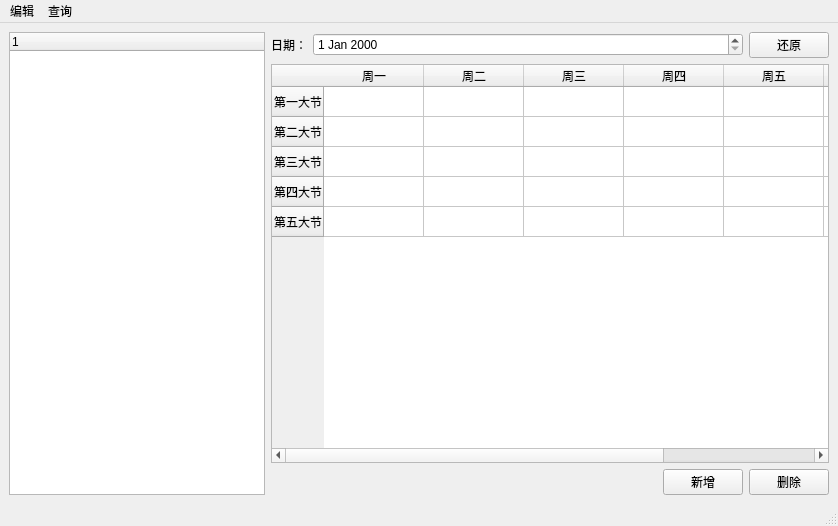
<?xml version="1.0" encoding="UTF-8"?>
<ui version="4.0">
 <class>MathLabClass</class>
 <widget class="QMainWindow" name="MathLabClass">
  <property name="geometry">
   <rect>
    <x>0</x>
    <y>0</y>
    <width>838</width>
    <height>526</height>
   </rect>
  </property>
  <property name="windowTitle">
   <string>大学数学实验管理</string>
  </property>
  <property name="windowIcon">
   <iconset>
    <normaloff>:/EmitCrash/lab.png</normaloff>:/EmitCrash/lab.png</iconset>
  </property>
  <widget class="QWidget" name="centralwidget">
   <layout class="QGridLayout" name="gridLayout" columnstretch="0,0,1,0,0">
    <item row="0" column="0" rowspan="3">
     <widget class="QTreeWidget" name="treeWidget_Class">
      <column>
       <property name="text">
        <string notr="true">1</string>
       </property>
      </column>
     </widget>
    </item>
    <item row="0" column="1">
     <widget class="QLabel" name="label_date">
      <property name="text">
       <string>日期：</string>
      </property>
     </widget>
    </item>
    <item row="0" column="2" colspan="2">
     <widget class="QDateEdit" name="dateEdit"/>
    </item>
    <item row="0" column="4">
     <widget class="QPushButton" name="pushButton_resetDate">
      <property name="text">
       <string>还原</string>
      </property>
     </widget>
    </item>
    <item row="1" column="1" colspan="4">
     <widget class="QTableWidget" name="tableWidget_MathClass">
      <row>
       <property name="text">
        <string>第一大节</string>
       </property>
      </row>
      <row>
       <property name="text">
        <string>第二大节</string>
       </property>
      </row>
      <row>
       <property name="text">
        <string>第三大节</string>
       </property>
      </row>
      <row>
       <property name="text">
        <string>第四大节</string>
       </property>
      </row>
      <row>
       <property name="text">
        <string>第五大节</string>
       </property>
      </row>
      <column>
       <property name="text">
        <string>周一</string>
       </property>
      </column>
      <column>
       <property name="text">
        <string>周二</string>
       </property>
      </column>
      <column>
       <property name="text">
        <string>周三</string>
       </property>
      </column>
      <column>
       <property name="text">
        <string>周四</string>
       </property>
      </column>
      <column>
       <property name="text">
        <string>周五</string>
       </property>
      </column>
      <column>
       <property name="text">
        <string>周六</string>
       </property>
      </column>
      <column>
       <property name="text">
        <string>周日</string>
       </property>
      </column>
     </widget>
    </item>
    <item row="2" column="1" colspan="2">
     <spacer name="horizontalSpacer">
      <property name="orientation">
       <enum>Qt::Horizontal</enum>
      </property>
      <property name="sizeHint" stdset="0">
       <size>
        <width>531</width>
        <height>20</height>
       </size>
      </property>
     </spacer>
    </item>
    <item row="2" column="3">
     <widget class="QPushButton" name="pushButton_new">
      <property name="text">
       <string>新增</string>
      </property>
     </widget>
    </item>
    <item row="2" column="4">
     <widget class="QPushButton" name="pushButton_del">
      <property name="text">
       <string>删除</string>
      </property>
     </widget>
    </item>
   </layout>
  </widget>
  <widget class="QStatusBar" name="statusbar"/>
  <widget class="QMenuBar" name="menubar">
   <property name="geometry">
    <rect>
     <x>0</x>
     <y>0</y>
     <width>838</width>
     <height>26</height>
    </rect>
   </property>
   <widget class="QMenu" name="menu_edit">
    <property name="title">
     <string>编辑</string>
    </property>
   </widget>
   <widget class="QMenu" name="menu_search">
    <property name="title">
     <string>查询</string>
    </property>
   </widget>
   <addaction name="menu_edit"/>
   <addaction name="menu_search"/>
  </widget>
 </widget>
 <resources>
  <include location="MathLab.qrc"/>
 </resources>
 <connections/>
</ui>
